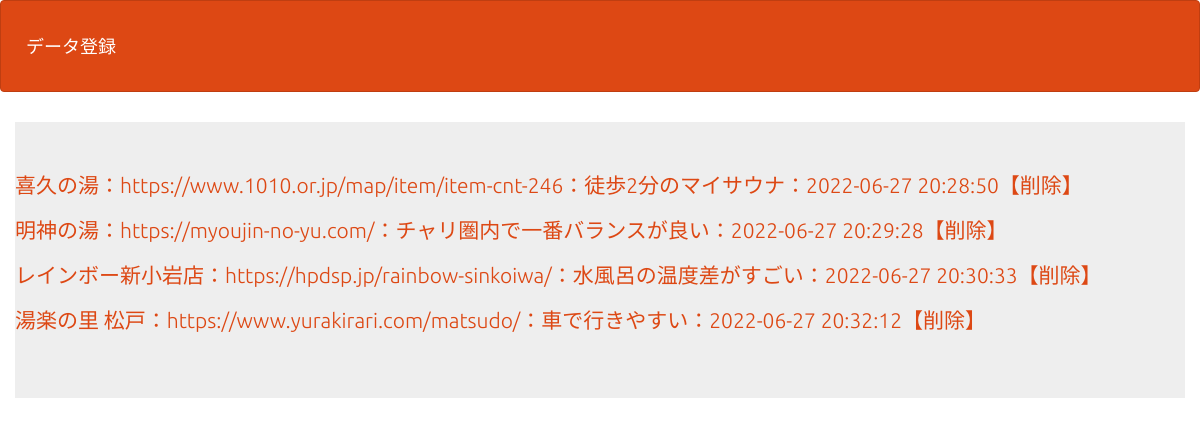
The page /select.php on the database its author committed.
### tables this page shows
CREATE TABLE `gs_bm3_table` (
  `id` int(12) NOT NULL,
  `saunaname` varchar(64) NOT NULL,
  `saunaurl` text,
  `saunareview` text,
  `indate` datetime NOT NULL
);

### select.php (the view, shortened to what this page needs)
<?php
  $pdo = db_conn();
  $stmt = $pdo->prepare('SELECT * FROM gs_bm3_table');
  $status = $stmt->execute();
  $view="";
  if ($status == false) {
    $error = $stmt->errorInfo();
    exit("ErrorQuery:".$error[2]);
  } else {
    while( $result = $stmt->fetch(PDO::FETCH_ASSOC)){
      $view .= '<p>';
      $view .= '<a href="detail.php?id=' . $result['id'] . '">';
      $view .= $result['saunaname'] . '：' . $result['saunaurl'] . '：' . $result['saunareview'] . '：' . $result['indate']  ;
      $view .= '</a>';
      $view .= '<a href="delete.php?id=' . $result['id'] . '">';
      $view .= '【削除】';
      $view .= '</a>';
      $view .= '</P>';
    }
  }
?>
<!DOCTYPE html>
<html lang="ja">
  <head>
    <link rel="stylesheet" href="css/range.css">
    <link href="css/bootstrap.min.css" rel="stylesheet">
  </head>
  <body id="main">
    <header>
      <nav class="navbar navbar-default">
        <div class="container-fluid">
          <div class="navbar-header">
          <a class="navbar-brand" href="index.php">データ登録</a>
          </div>
        </div>
      </nav>
    </header>
    <div>
        <div class="container jumbotron"><?= $view ?></div>
    </div>
  </body>
</html>

### select.php (style rules this page uses)
div { padding: 10px;font-size:16px; }

### rows shown on the page
gs_bm3_table: value "喜久の湯：https://www.1010.or.jp/map/item/item-cnt-246：徒歩2分のマイサウナ：2022-06-27 20:28:50 【削除】"
gs_bm3_table: value "明神の湯：https://myoujin-no-yu.com/：チャリ圏内で一番バランスが良い：2022-06-27 20:29:28 【削除】"
gs_bm3_table: value "レインボー新小岩店：https://hpdsp.jp/rainbow-sinkoiwa/：水風呂の温度差がすごい：2022-06-27 20:30:33 【削除】"
gs_bm3_table: value "湯楽の里 松戸：https://www.yurakirari.com/matsudo/：車で行きやすい：2022-06-27 20:32:12 【削除】"
